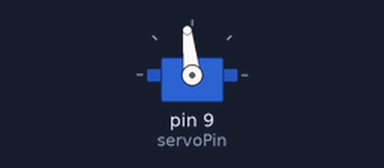
A sketch run on a simulated Arduino Uno, built with avr-gcc and run on an emulated ATmega328P. On the bench: servo.

Above: at 0.05 s.
At 1.55 s:
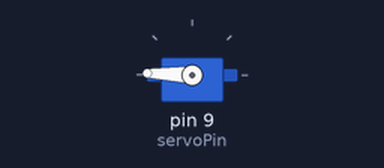
At 3.1 s:
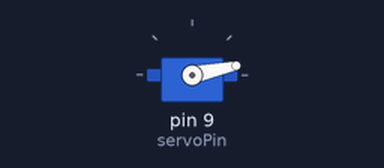
At 6.15 s:
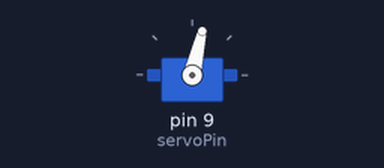
Timing chart, 0 to 9.3 s (numbered marks = the images above):
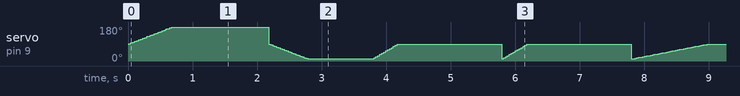

The sketch:

opdracht10.ino
```cpp
#include <Servo.h>

Servo myServo; // Declare a servo object for us to control
int servoPin = 9; // Var for the pin the servo connects to
int pos = 0; // Var to keep track of the servo's position

void setup() {
 myServo.attach(servoPin); // Tell the servo to what pin it's connected to
}

void loop() {
 myServo.write(90);

 // Gaat naar rechts
 for(pos = 90; pos < 180; pos += 2){
   myServo.write(pos);
   delay(15);
 }

 // wachten
 delay(1500);

  // Gaat naar links
 for(pos = 90; pos > 11; pos -= 2){
  myServo.write(pos);
  delay(15);
 }

 // wachten
 delay(1000);

 // Take it back now naar midden
 for(pos = 11; pos <= 90; pos += 3) {
   myServo.write(pos);
   delay(15);
 }

 // wachten
 delay(1600);

// One hop this time (van links naar midden)
 for(pos = 11; pos <= 90; pos += 3) {
   myServo.write(pos);
   delay(15);
 }

//wachten
 delay(1600);

// One hop this time (van links naar midden)
 for(pos = 11; pos <= 90; pos += 1){ // Loop, pos is added to (from 160 to 0)
  myServo.write(pos); // Turn the servo to the position in pos
  delay(15); // Wait 15ms
 }

//wachten
 delay(500);
 // right foot two stomps first stomp
 for(pos = 90; pos <= 135; pos += 2 ){ // Loop, pos is added to (from 160 to 0)
  myServo.write(pos); // Turn the servo to the position in pos
  delay(15); // Wait 15ms
 }

//wachten
 delay(500);

  // right foot two stomps second stomp
 for(pos = 135; pos <= 170; pos += 2 ){ // Loop, pos is added to (from 160 to 0)
  myServo.write(pos); // Turn the servo to the position in pos
  delay(15); // Wait 15ms
 }

 //wachten
 delay(250);

 for(pos = 90; pos > 45; pos -= 2){ // Loop, pos is added to (from 0 to 160)
   myServo.write(pos); // Turn the servo to the position in pos
   delay(15); // Wait 15ms
 }

//wachten
 delay(250);

  // left foot two stomps first stomp
 for(pos = 90; pos > 45; pos -= 2){ // Loop, pos is added to (from 0 to 160)
  myServo.write(pos); // Turn the servo to the position in pos
  delay(15); // Wait 15ms
 }

//wachten
 delay(250);

  // left foot two stomps second stomp
 for(pos = 90; pos > 11; pos -= 1){ // Loop, pos is added to (from 0 to 160)
  myServo.write(pos); // Turn the servo to the position in pos
  delay(15); // Wait 15ms
 }


//wachten
 delay(250);

//slide to the left
  for(pos = 10; pos > 170; pos -= 3){ // Loop, pos is added to (from 0 to 160)
  myServo.write(pos); // Turn the servo to the position in pos
  delay(15); // Wait 15ms
 }

  delay(250);

 //slide to the right
  for(pos = 90; pos > 170; pos -= 1){ // Loop, pos is added to (from 0 to 160)
  myServo.write(pos); // Turn the servo to the position in pos
  delay(15); // Wait 15ms
 }

 delay(250);
//crisscross
    for(pos = 10; pos > 170; pos -= 3){ // Loop, pos is added to (from 0 to 160)
  myServo.write(pos); // Turn the servo to the position in pos
  delay(15); // Wait 15ms
 }
 delay(250);
// crisscross
    for(pos = 10; pos > 170; pos -= 3){ // Loop, pos is added to (from 0 to 160)
  myServo.write(pos); // Turn the servo to the position in pos
  delay(15); // Wait 15ms
 }

}


//Now it's time to get funky
//To the right now, to the left
//Take it back now y'all
//One hop this time, one hop this time
//Right foot two stomps, left foot two stomps
//Slide to the left, slide to the right
//Criscross, criscross
//Cha cha real smooth
```
